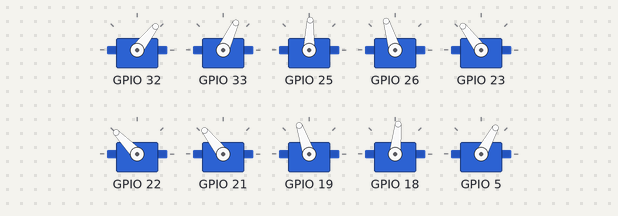
A sketch run on a simulated ESP32. Parts: 10 × servo. What the sketch prints to the serial monitor is not drawn.

Above: at 0.05 s.
At 3.0 s:
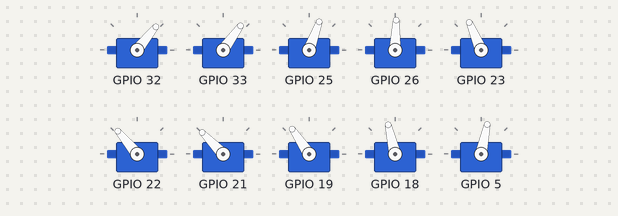
At 5.95 s:
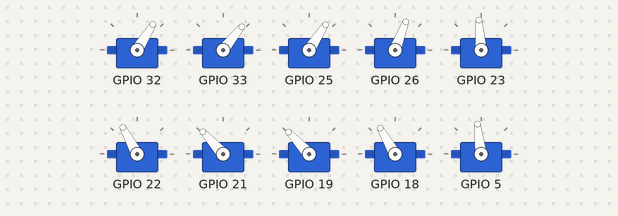
At 8.9 s:
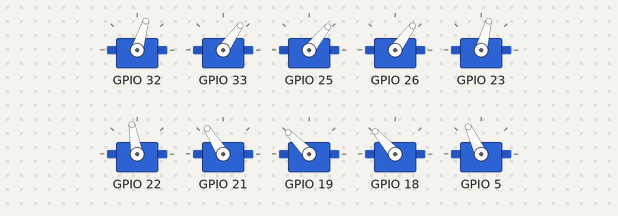
At 11.85 s:
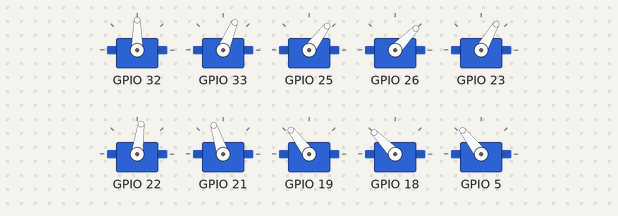
Timing chart, 0 to 15.5 s (numbered marks = the images above):
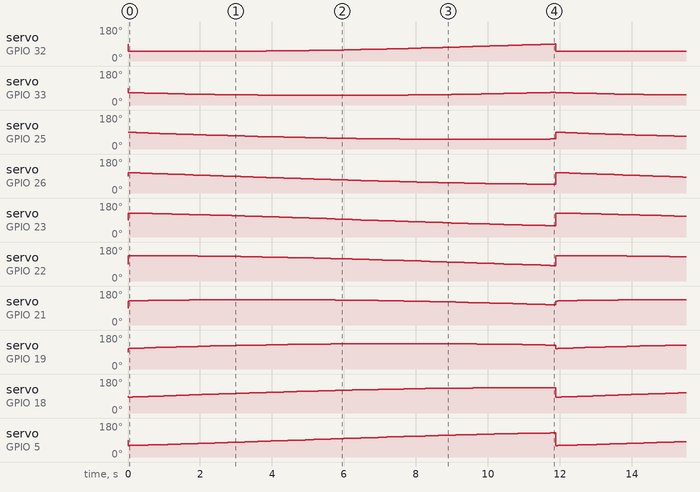

Measured:
- by itself, servo on GPIO 22: ramps from 135° to 82° and jumps back, once every 11.9 s

The sketch:

parse_speed_and_moving.ino
```cpp
#include <Servo.h>
#include "stdlib.h"
unsigned long startTime = millis();
unsigned long currentTime;
const int numServos = 10;

Servo servos[numServos];  //create 10 servos
int pos, i;

// CONSTANTS
int counter = 0;        // Loop counter variable
float lag = .5712;      // Phase lag between segments
int frequency = 1;      // Oscillation frequency of segments.
int amplitude = 45;     // Amplitude of the serpentine motion of the snake
int rightOffset = 0;    // Right turn offset
int leftOffset = 0;     // Left turn offset
int offset = 6;         // Variable to correct servos that are not exactly centered
int delayTime = 4;      // Delay between limb movements
int startPause = 1500;  // Delay time to position robot
int test = -3;          // Test varialble takes values from -6 to +5

void setup() {
  Serial.begin(9600);
  servos[0].attach(32);
  servos[1].attach(33);
  servos[2].attach(25);
  servos[3].attach(26);
  servos[4].attach(23);
  servos[5].attach(22);
  servos[6].attach(21);
  servos[7].attach(19);
  servos[8].attach(18);
  servos[9].attach(5);
  //s1.attach(7);
}

void loop() {
  forwardMove();
  delay(20);
}

void forwardMove() {
  startTime = millis();
  for (counter = 0; counter < 360; counter += 1) {
    delay(delayTime);

    servos[0].write(90 + offset + amplitude * cos(frequency * counter * 3.14159 / 180 + 5 * lag));
    servos[1].write(90 + offset + amplitude * cos(frequency * counter * 3.14159 / 180 + 4 * lag));
    servos[2].write(90 + offset + amplitude * cos(frequency * counter * 3.14159 / 180 + 3 * lag));
    servos[3].write(90 + amplitude * cos(frequency * counter * 3.14159 / 180 + 2 * lag));
    servos[4].write(90 + amplitude * cos(frequency * counter * 3.14159 / 180 + 1 * lag));
    servos[5].write(90 + amplitude * cos(frequency * counter * 3.14159 / 180 + 0 * lag));
    servos[6].write(90 + amplitude * cos(frequency * counter * 3.14159 / 180 - 1 * lag));
    servos[7].write(90 + amplitude * cos(frequency * counter * 3.14159 / 180 - 2 * lag));
    servos[8].write(90 + amplitude * cos(frequency * counter * 3.14159 / 180 - 3 * lag));
    servos[9].write(90 + amplitude * cos(frequency * counter * 3.14159 / 180 - 4 * lag));

    String res = "I ";
    String iter_num = int_to_string(counter);
    res+= iter_num;
    res+=" :";
    if (counter < 100) {
      for (int j = 0; j < 10; j++) {
        res += add_servo_inf(j);
      }
      res += ";";
      Serial.println(res);
    }
    else{break;}
  }
}
// Парсинг int в string
String int_to_string(int number) {
  char charArray[10];                // Создаем символьный массив для хранения значения типа int
  sprintf(charArray, "%d", number);  // Преобразуем int в строку
  String res = String(charArray);    // Создаем объект String из символьного массива
  return res;
}
// Запись номера, времени, положения в одну строку
String add_string(String num, String time, String state) {
  String res = "";
  res += num;
  res += " ";
  res += time;
  res += " ";
  res += state;
  res += ",";
  return res;
}

String add_servo_inf(int i) {
  String res = "";
  // Вычисление номера серво, времени и положения
  int intValue = i + 1;
  int cur_t = millis() - startTime;
  int cur_x = servos[i].read();
  // Запись в строку
  String str_num = int_to_string(intValue);
  String str_cur_t = int_to_string(cur_t);
  String str_cur_x = int_to_string(cur_x);
  // Сложение строк
  String data_group = add_string(str_num, str_cur_t, str_cur_x);
  res += data_group;
  return res;
}
```
